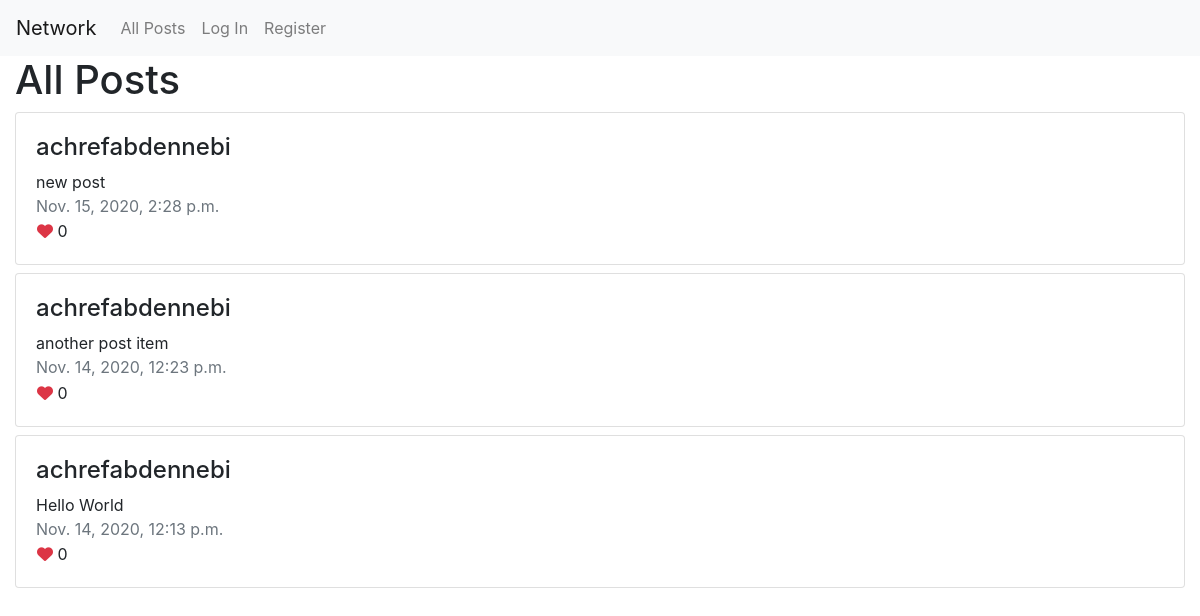
Page /posts on the earlier database version.
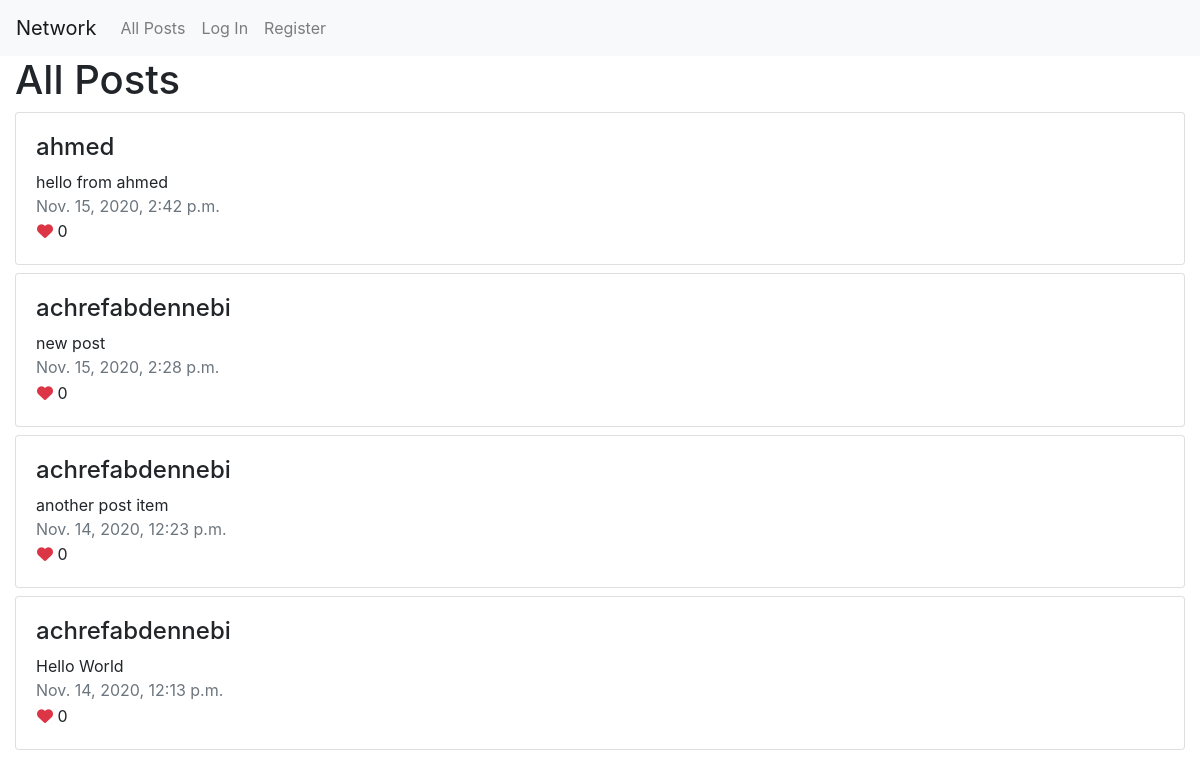
Same page on the later database version.
### network/models.py (models this page shows, shortened)
class Post(models.Model):
    content = models.CharField(max_length=250)
    created_by = models.ForeignKey(User,null=True, blank=True, on_delete=DO_NOTHING, related_name="users")
    likes = models.IntegerField(default=0)
    created_date = models.DateTimeField()

class User(AbstractUser):
    pass

### network/views.py (the view)
# urls.py: path("posts", views.getPostList, name="posts")
def getPostList(request):
    posts = Post.objects.all().order_by('-created_date')
    return render(request, "network/post.html", {
        "posts": posts
    })

### network/templates/network/post.html (shortened to what this page needs)
{% extends "network/layout.html" %}
{% block body %}
<div class="container-fluid">
    <h1>All Posts</h1>
    {% for post in posts %}
    <div class="row mt-2">
        <div class="col-md-12">
            <div class="card">
                <div class="card-body">
                    <div class="post-detail">
                        <h4>{{ post.created_by }}</h4>
                        <div class="post-content">
                            {{ post.content }}
                        </div>
                        <span class="text-muted">{{ post.created_date }}</span>
                        <div class="post-reaction">
                            <button type="button" class="btn p-0">
                                <i class="fas fa-heart text-danger"></i>
                                <span class="font-weight-normal">{{post.likes}}</span>
                            </button>
                        </div>
                    </div>
                </div>
            </div>
        </div>
    </div>
    {% endfor %}
</div>
{% endblock %}

Differences in the rows shown:
added Post: created_by "ahmed", content "hello from ahmed", created_date "Nov. 15, 2020, 2:42 p.m.", likes "0"
